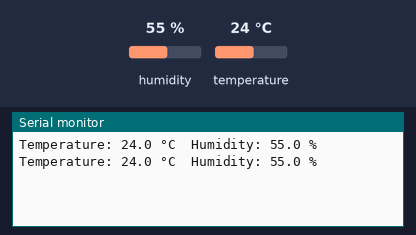
Bench run of a sketch on a simulated ESP32. Parts: the last lines printed to the serial monitor. Inputs (shaded band) come from the test bench; at power-on: humidity 55 %, temperature 24 °C.

Above: at 1.2 s.
1.3 s: humidity set to 22 %
At 2.5 s:
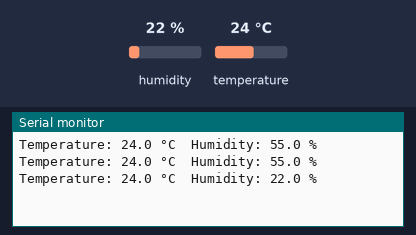
2.8 s: temperature set to 12 °C
At 3.9 s:
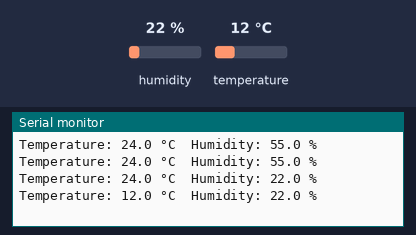
4.3 s: humidity set to 40 %
At 6.0 s:
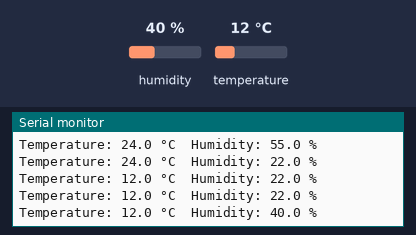
Timing chart, 0 to 7.5 s (numbered marks = the images above; inputs shaded):
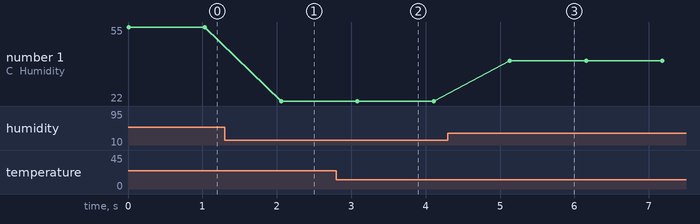

The sketch:

14_Tem_Hum.ino
```cpp
#include "DHT20.h"      // Include DHT20 temperature and humidity sensor library

DHT20 dht;              // Create a DHT20 sensor object

void setup()
{
  Serial.begin(115200); // Initialize serial communication at 115200 baud rate
  Wire.begin();         // Initialize I2C bus (ESP32 default: SDA=21, SCL=22)
  dht.begin();          // Initialize the DHT20 sensor
}

void loop()
{
  // Read temperature and humidity data from DHT20 sensor
  if (dht.read() == DHT20_OK)
  {
    Serial.print("Temperature: ");
    Serial.print(dht.getTemperature(), 1); // Get temperature in Celsius (1 decimal place)
    Serial.print(" °C\t");

    Serial.print("Humidity: ");
    Serial.print(dht.getHumidity(), 1);    // Get relative humidity in percent (1 decimal place)
    Serial.println(" %");
  }
  else
  {
    Serial.println("DHT20 read failed");   // Print error message if sensor read fails
  }

  delay(1000);  // Wait 1 second before the next reading (DHT20 requires sufficient interval)
}
```

Measured:
- after the input at 1.3 s, the serial monitor: prints a new line after 0.76 s (image 1)
- after the input at 2.8 s, the serial monitor: prints a new line after 0.28 s (image 2)
- after the input at 4.3 s, the serial monitor: prints a new line after 0.83 s (image 3)
- plotted number 1: 55 → 22 after the input at 1.3 s, 22 → 40 after the input at 4.3 s
